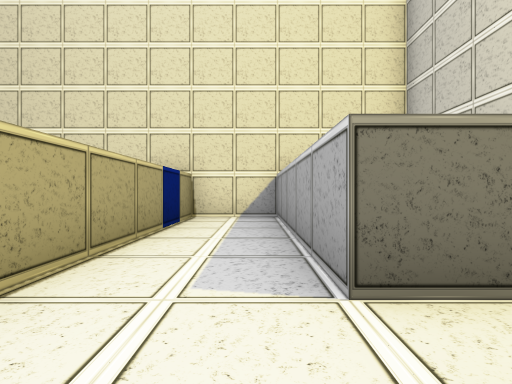
View 1 (above)

12 first-person views from a walk through a 3-D level made in the Unity game engine. The camera is 0.58 m above the floor, looks level and sees 85° across. The floor is counted in squares, 1 m on a side. Each view is taken from the middle of a square. On the plan, view 1 faces up. The plan holds only what a view shows up to about 9 squares ahead; the rest is blank. The player character is not drawn.

View 2
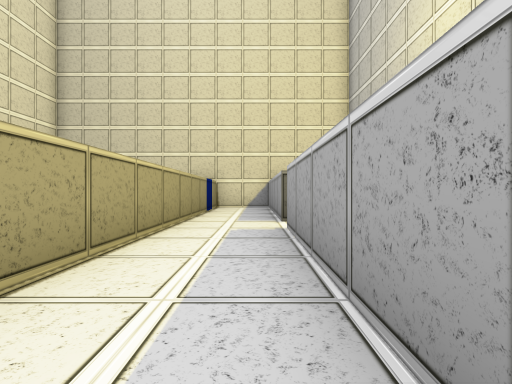

View 3
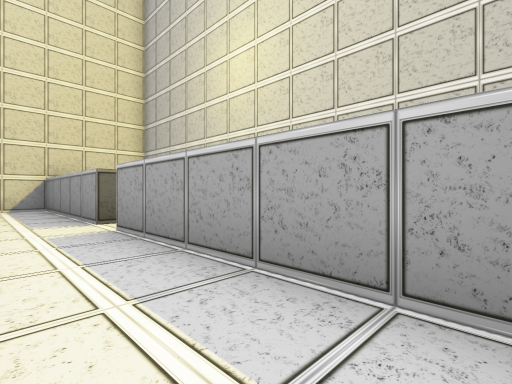

View 4
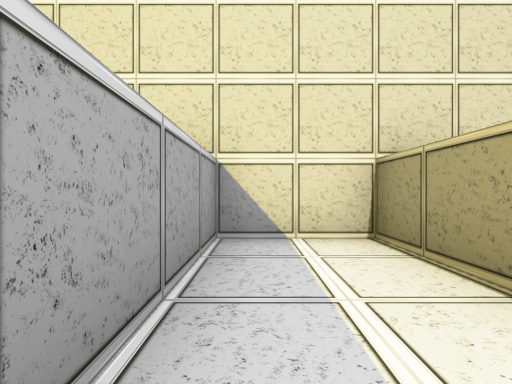

View 5
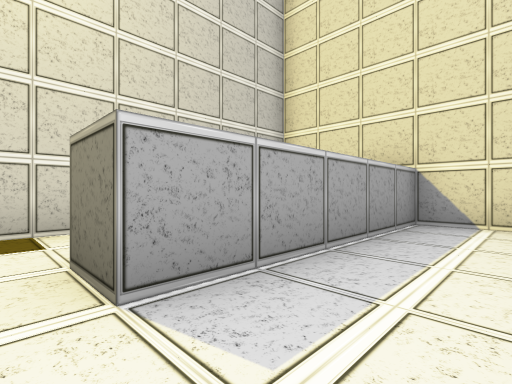

View 6
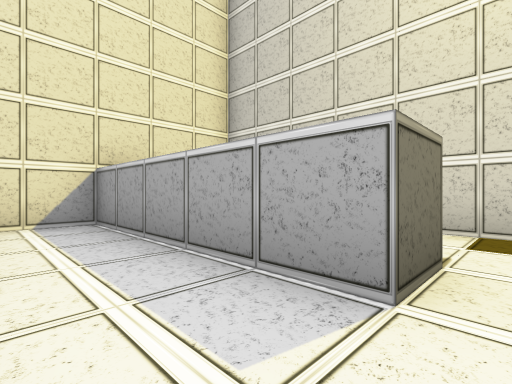

View 7
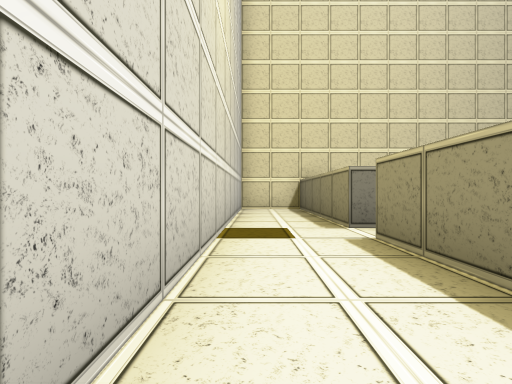

View 8
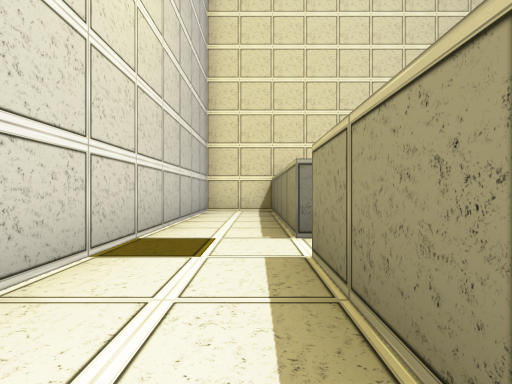

View 9
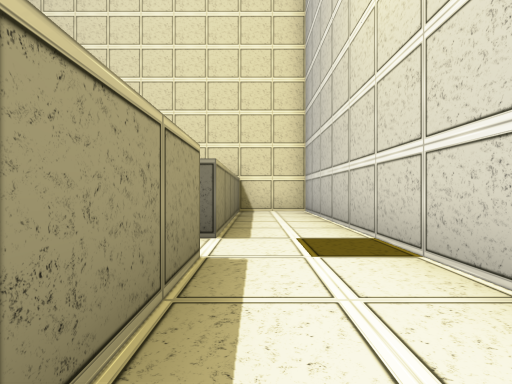

View 10
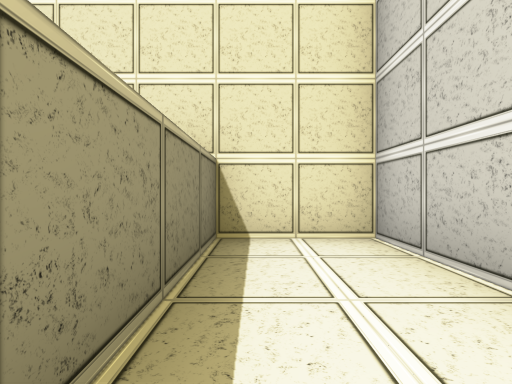

View 11
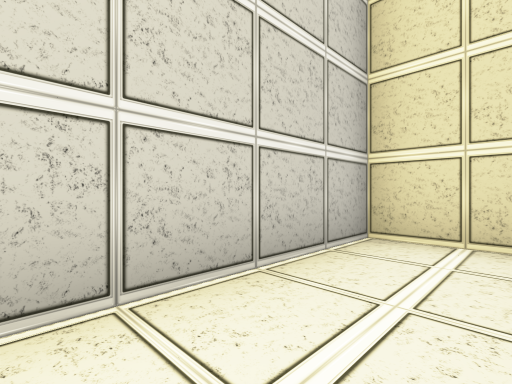

View 12
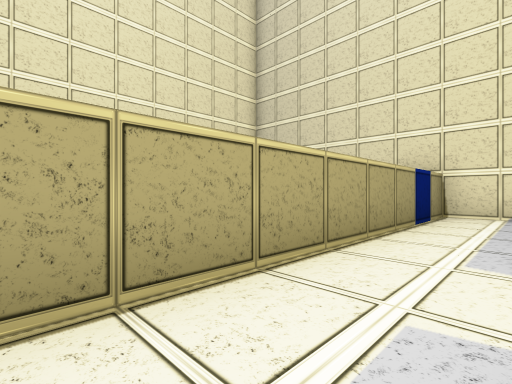

### Floor plan
Ten units are one square. View 1 is at (0, 0); x grows to the right and y downward. Boxes are objects, and circles mark ways between rooms. Rooms are numbered by the first view taken in them; rooms with no view inside come last. Other rooms are left out.
<svg viewBox="-30 -70 70 120">
<path fill="none" stroke="#000" d="M5 -15 5 -65 -15 -65 -15 -55M-15 -44 -15 45 5 45 5 -5M5 -5 15 -5M35 -5 35 -65 15 -65 15 -15 5 -15M15 -5 15 42M14 45 35 45 35 -5"/>
<rect x="-25" y="-55" width="10" height="10" fill="#bbb"><title>other object</title></rect>
<circle cx="10" cy="-10" r="3" fill="#2a7"/>
<circle cx="20" cy="-10" r="3" fill="#2a7"/>
<text x="-10" y="-10">1</text>
<text x="20" y="-40">2</text>
<text x="20" y="20">3</text>
</svg>
Room 1 opens to room 2. Room 2 opens to room 3.

Where each view was taken, in squares from view 1:
view 1: 0 up, 0 right, facing up
view 2: 4 down, 0 right, facing up
view 3: 4 down, 1 left, facing up-right
view 4: 1 down, 0 right, facing down
view 5: 1 up, 1 left, facing down-right
view 6: 1 up, 1 left, facing up-right
view 7: 5 up, 3 right, facing down
view 8: 4 up, 2 right, facing down
view 9: 2 down, 2 right, facing up
view 10: 3 up, 2 right, facing up
view 11: 1 down, 2 right, facing down-right
view 12: 1 down, 0 right, facing up-left
